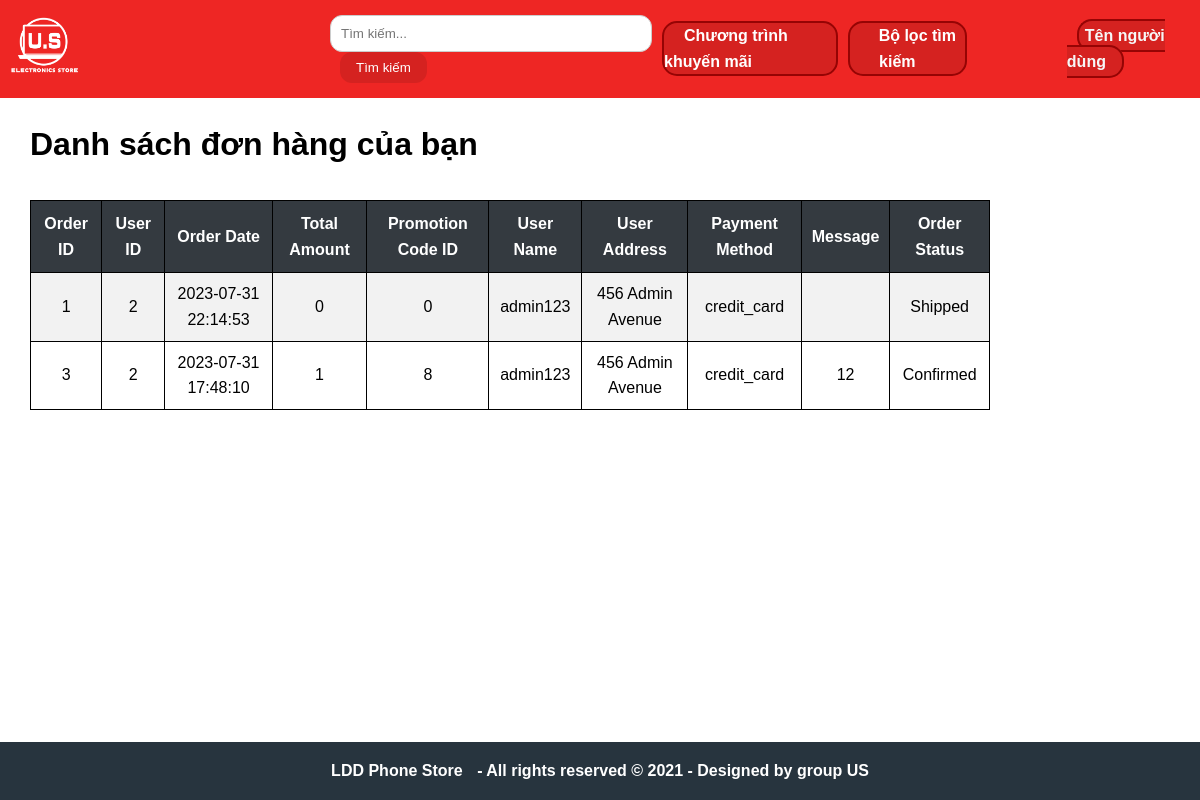
The page /layout/order-user.php (signed in) on the database as committed earlier.
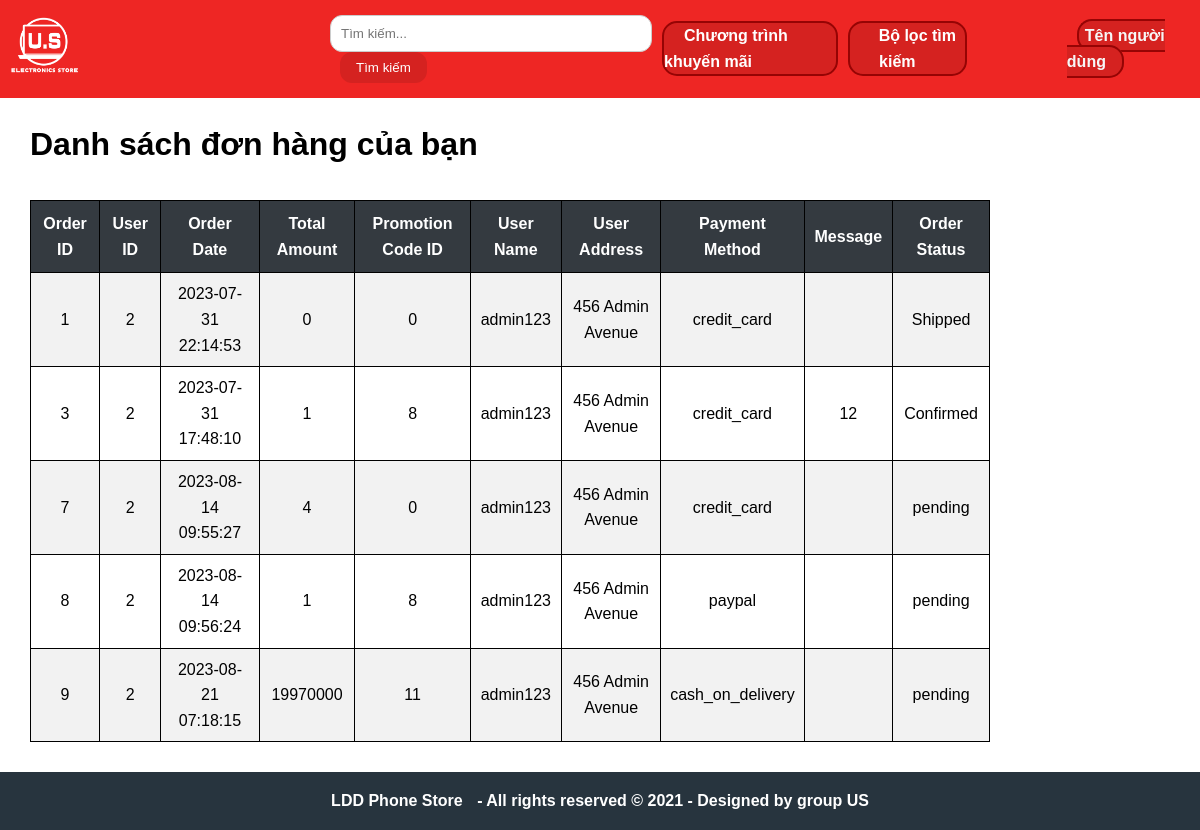
The same page on the database as committed later.
### tables this page shows
CREATE TABLE `orders` (
  `order_id` int(11) NOT NULL,
  `user_id` int(11) NOT NULL,
  `order_date` datetime NOT NULL,
  `total_amount` decimal(10,0) NOT NULL,
  `promotion_code_id` int(11) DEFAULT NULL,
  `user_name` varchar(100) NOT NULL,
  `user_address` varchar(255) NOT NULL,
  `payment_method` varchar(50) NOT NULL,
  `message` text DEFAULT NULL,
  `order_status` varchar(50) NOT NULL
);

### layout/order-user.php (the view, shortened to what this page needs)
<!DOCTYPE html>
<html>
<head>
</head>
<body>
    <header><?php include 'header.php'; ?></header>
    <main><h1>Danh sách đơn hàng của bạn</h1>
    <table>
        <tr>
            <th>Order ID</th>
            <th>User ID</th>
            <th>Order Date</th>
            <th>Total Amount</th>
            <th>Promotion Code ID</th>
            <th>User Name</th>
            <th>User Address</th>
            <th>Payment Method</th>
            <th>Message</th>
            <th>Order Status</th>
        </tr>
        <?php
        include 'connect.php';
        if (isset($_SESSION['user_id'])) {
            $user_id = $_SESSION['user_id'];
            $sql = "SELECT `order_id`, `user_id`, `order_date`, `total_amount`, `promotion_code_id`, `user_name`, `user_address`, `payment_method`, `message`, `order_status` FROM `orders` WHERE `user_id` = $user_id";
            $result = $conn->query($sql);
        }
        ?>
        <?php
        if ($result && $result->num_rows > 0) {
            while ($row = $result->fetch_assoc()) {
                echo "<tr>";
                echo "<td>" . $row['order_id'] . "</td>";
                echo "<td>" . $row['user_id'] . "</td>";
                echo "<td>" . $row['order_date'] . "</td>";
                echo "<td>" . $row['total_amount'] . "</td>";
                echo "<td>" . $row['promotion_code_id'] . "</td>";
                echo "<td>" . $row['user_name'] . "</td>";
                echo "<td>" . $row['user_address'] . "</td>";
                echo "<td>" . $row['payment_method'] . "</td>";
                echo "<td>" . $row['message'] . "</td>";
                echo "<td>" . $row['order_status'] . "</td>";
                echo "</tr>";
            }
        } else {
            echo "<tr><td colspan='10'>Không có đơn hàng nào.</td></tr>";
        }
        ?>
    </table></main>
    <footer><?php include 'footer.php'; ?></footer>
</body>
</html>

Rows that differ between the two databases and show on the page:
added orders: order_id "7", user "2", order_date "2023-08-14 09:55:27", total_amount "4", promotion_code "0", user_name "admin123", user_address "456 Admin Avenue", payment_method "credit_card", order_status "pending"
added orders: order_id "8", user "2", order_date "2023-08-14 09:56:24", total_amount "1", promotion_code "8", user_name "admin123", user_address "456 Admin Avenue", payment_method "paypal", order_status "pending"
added orders: order_id "9", user "2", order_date "2023-08-21 07:18:15", total_amount "19970000", promotion_code "11", user_name "admin123", user_address "456 Admin Avenue", payment_method "cash_on_delivery", order_status "pending"
